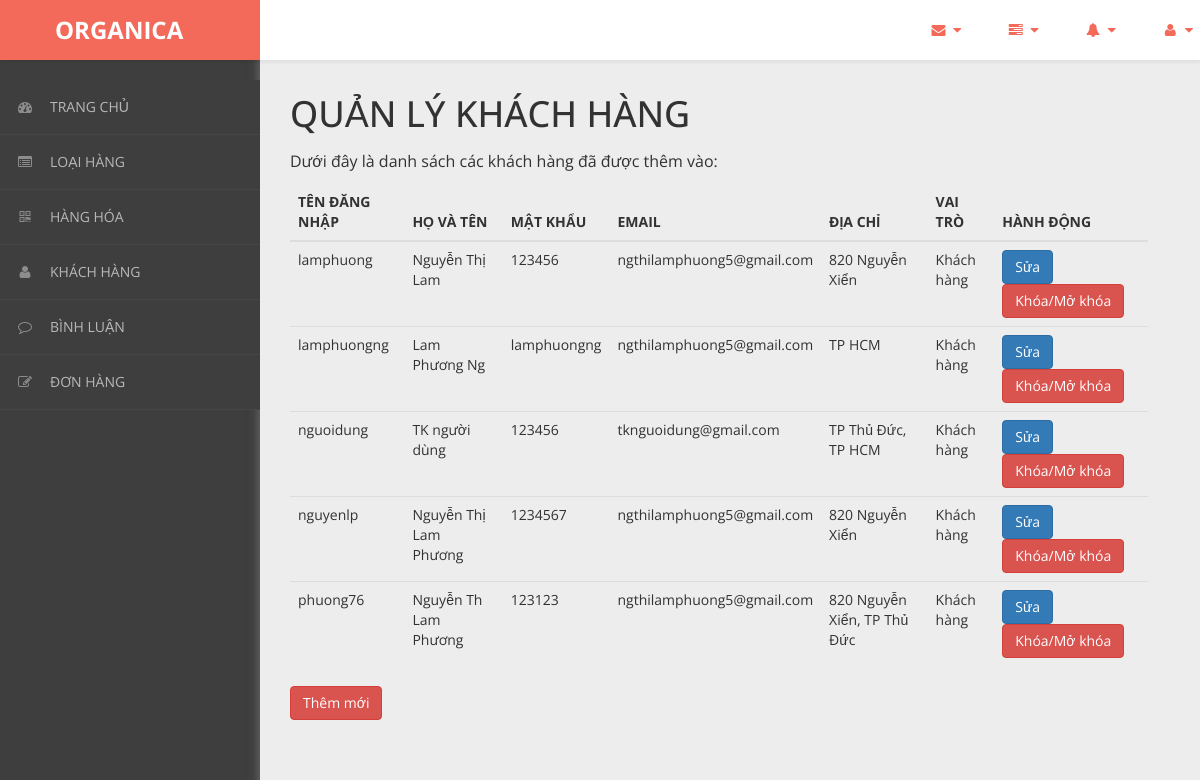
The app's page /admin/content/khach-hang/khach-hang-list.php with its own data.
### tables this page shows
CREATE TABLE `khach_hang` (
  `ma_kh` varchar(50) NOT NULL,
  `ho_ten` varchar(50) NOT NULL,
  `mat_khau` varchar(50) NOT NULL,
  `email` varchar(50) NOT NULL,
  `dia_chi` varchar(50) NOT NULL,
  `vai_tro` int(11) NOT NULL DEFAULT 0
);

### admin/dao/pdo.php (called while the page is built, shortened)
<?php
    function pdo_get_connection(){
        $pdo = new PDO("mysql:host=localhost;dbname=staffcoffee",'root','');
        $pdo->setAttribute(PDO::ATTR_ERRMODE, PDO::ERRMODE_EXCEPTION);
        return $pdo;
    }
    function pdo_query($sql){
        $sql_args = array_slice(func_get_args(),1);
        try{
            $conn = pdo_get_connection();
            $stmt = $conn ->prepare($sql);
            $stmt -> execute($sql_args);
            $rows = $stmt -> fetchAll();
            return $rows;
        }catch(PDOException $e){
            throw $e;
        }finally{
            unset($conn);
        }
    }
    ?>

### admin/dao/khach-hang.php (called while the page is built, shortened)
<?php
    require_once ('pdo.php');
    function khach_hang_select_all(){
        $sql = "SELECT * FROM khach_hang where vai_tro!=1";
        return pdo_query($sql);
    }
?>

### admin/content/khach-hang/khach-hang-list.php (the view, shortened to what this page needs)
<!DOCTYPE html>
<html xmlns="http://www.w3.org/1999/xhtml">
<head>
    <link href="../../../css/admin/css/bootstrap.css" rel="stylesheet" />
    <link href="../../../css/admin/css/font-awesome.css" rel="stylesheet" />
    <link href="../../../css/admin/css/custom-styles.css" rel="stylesheet" />
</head>
<body>
    <div id="wrapper">
        <nav class="navbar navbar-default top-navbar" role="navigation">
            <div class="navbar-header">
                <a class="navbar-brand" href="../../../../RauCuQuaOrganica/trang-chinh/"><strong style = "margin-left: 40px;">ORGANICA</strong></a>
            </div>
            <ul class="nav navbar-top-links navbar-right">
                <li class="dropdown">
                    <a class="dropdown-toggle" data-toggle="dropdown" href="#" aria-expanded="false">
                        <i class="fa fa-envelope fa-fw"></i> <i class="fa fa-caret-down"></i>
                    </a>
                </li>
                <li class="dropdown">
                    <a class="dropdown-toggle" data-toggle="dropdown" href="#" aria-expanded="false">
                        <i class="fa fa-tasks fa-fw"></i> <i class="fa fa-caret-down"></i>
                    </a>
                </li>
                <li class="dropdown">
                    <a class="dropdown-toggle" data-toggle="dropdown" href="#" aria-expanded="false">
                        <i class="fa fa-bell fa-fw"></i> <i class="fa fa-caret-down"></i>
                    </a>
                </li>
                <li class="dropdown">
                    <a class="dropdown-toggle" data-toggle="dropdown" href="#" aria-expanded="false">
                        <i class="fa fa-user fa-fw"></i> <i class="fa fa-caret-down"></i>
                    </a>
                </li>
            </ul>
        </nav>
        <nav class="navbar-default navbar-side" role="navigation">
            <div class="sidebar-collapse">
                <ul class="nav" id="main-menu">
                <li>
                        <a href="../thong-ke/thong-ke-list.php"><i class="fa fa-dashboard"></i>TRANG CHỦ</a>
                    </li>
                    <li>
                        <a href="../loai-hang/loai-hang-list.php"><i class="fa fa-list-alt" aria-hidden="true"></i>LOẠI HÀNG</a>
                    </li>
                    <li>
                        <a href="../hang-hoa/hang-hoa-list.php"><i class="fa fa-qrcode"></i>HÀNG HÓA</a>
                    </li>
                    <li>
                        <a href="../khach-hang/khach-hang-list.php"><i class="fa fa-user"></i>KHÁCH HÀNG</a>
                    </li>
                    <li>
                        <a href="../binh-luan/binh-luan-list.php"><i class="fa fa-comment-o" aria-hidden="true"></i>BÌNH LUẬN</a>
                    </li>
                    <li>
                        <a href="../hoa-don/hoa-don-list.php"><i class="fa fa-edit"></i>ĐƠN HÀNG</a>
                    </li>
                </ul>
            </div>
        </nav>
        <div id="page-wrapper">
		  <div class="header">
                        <div class="page-header">
                            <h1>QUẢN LÝ KHÁCH HÀNG</h1>
                            <p>Dưới đây là danh sách các khách hàng đã được thêm vào: </p>
                            <?php
                                require_once ('../../dao/khach-hang.php');
                                $items = khach_hang_select_all();
                            ?>
                            <table class="table table-hover">
                                <thead>
                                  <tr>
                                    <th>TÊN ĐĂNG NHẬP</th>
                                    <th>HỌ VÀ TÊN</th>
                                    <th>MẬT KHẨU</th>
                                    <th>EMAIL</th>
                                    <th>ĐỊA CHỈ</th>
                                    <th>VAI TRÒ</th>
                                    <th>HÀNH ĐỘNG</th>
                                  </tr>
                                </thead>
                                <tbody>
                                <?php foreach($items as $item){
                                     extract($item);
                                    ?>
                                  <tr>
                                    <td><?=$ma_kh?></td>
                                    <td><?=$ho_ten?></td>
                                    <td><?=$mat_khau?></td>
                                    <td><?=$email?></td>
                                    <td><?=$dia_chi?></td>
                                    <td><?php if($vai_tro == 0){
                                        echo "Khách hàng";
                                    }else{
                                        echo "Admin";
                                    } ?></td>
                                    <td>
                                        <a href="khach-hang-update.php?ma_kh=<?=$ma_kh?>"><button class="btn btn-primary">Sửa</button></a>
                                        <a href="khach-hang-delete.php?ma_kh=<?=$ma_kh?>"><button class="btn btn-danger">Khóa/Mở khóa</button></a>
                                    </td>
                                  </tr>
                                <?php } ?>
                                </tbody>
                              </table>
                            <a href="../khach-hang/khach-hang-new.php"><button class="btn btn-danger">Thêm mới</button></a>
                        </div>
		</div>
            </div>
        </div>
</body>
</html>

### css/admin/css/custom-styles.css (style rules this page uses)
body { font-family: 'Open Sans', sans-serif; background: #3E3E3E; }
#wrapper { width: 100%; }
#page-wrapper { padding: 15px 15px; min-height: 600px; background: #EDEDED; }
h1, .h1, h2, .h2, h3, .h3 { margin-top: 7px; margin-bottom: -5px; }
p { font-size:16px; line-height:25px; padding-top:20px; }
.navbar-side { z-index: 0; }
.navbar-side .nav > li > a > i { color: #8C8C8C;padding: 8px;width: 30px;text-align: center; }
.top-navbar { position: fixed; width: 100%; z-index: 300; -webkit-box-shadow: 0 3px 3px rgba(0, 0, 0, 0.05); -moz-box-shadow: 0 3px 3px rgba(0, 0, 0, 0.05); box-shadow: 0 3px 3px rgba(0, 0, 0, 0.05); }
.navbar-side { z-index: 1; position: fixed; width: 260px; top: 80px; }
#page-wrapper { position: relative; top: 55px; box-shadow: 0 0 10px #757575; -moz-box-shadow: 0 0 10px #757575; -webkit-box-shadow: 0 0 10px #757575; }
.page-header { margin: 0;border-bottom: 1px solid transparent;text-align: left;background-color: rgb(237, 237, 237);padding: 32px 22px 32px 0;color: #323232; }
.header { margin: 0 30px; }
.top-navbar { margin:0px; }
.top-navbar .navbar-brand { color: #fff;width: 260px;text-align: left;height: 60px;font-size: 24px;font-weight: 700;line-height: 30px;background: #F36A5A; }
.top-navbar .nav > li { position: relative; display: inline-block; margin: 0px; padding: 0px; }
.top-navbar .nav > li > a { position: relative; display: block; padding: 20px;color: #FFFFFF; margin: 0px; }
.sidebar-collapse , .sidebar-collapse .nav { background:none; }
.sidebar-collapse .nav { padding:0; }
.sidebar-collapse .nav > li > a { color: #B8B8B8; background:transparent; text-shadow:none; font-size: 14px; }
.sidebar-collapse > .nav > li > a { padding: 12px 10px; }
.sidebar-collapse > .nav > li { border-bottom: 1px solid rgba(107, 108, 109, 0.19); }
.navbar-side { border:none; background: #3E3E3E; }
.top-navbar { background: #FFFFFF; border-bottom:none; }
.top-navbar .nav > li > a > i { margin-right: 2px; }
.navbar-default { border:0px solid black; }
.navbar-header { background: transparent; }
.nav > li > a > i { margin-right:10px; color: rgb(243, 106, 90); }
@media (min-width:768px) { #page-wrapper { margin: 0 0 0 260px; padding: 0; min-height: 1200px; } }
@media (min-width:768px) { .navbar-side { width: 260px; z-index: 1; } }
@media (min-width:768px) { .navbar { border-radius: 0px; } }

### records on screen
khach_hang: ma_kh "lamphuong", ho_ten "Nguyễn Thị Lam", mat_khau "123456", email "ngthilamphuong5@gmail.com", dia_chi "820 Nguyễn Xiển", vai_tro "Khách hàng"
khach_hang: ma_kh "lamphuongng", ho_ten "Lam Phương Ng", mat_khau "lamphuongng", email "ngthilamphuong5@gmail.com", dia_chi "TP HCM", vai_tro "Khách hàng"
khach_hang: ma_kh "nguoidung", ho_ten "TK người dùng", mat_khau "123456", email "tknguoidung@gmail.com", dia_chi "TP Thủ Đức, TP HCM", vai_tro "Khách hàng"
khach_hang: ma_kh "nguyenlp", ho_ten "Nguyễn Thị Lam Phương", mat_khau "1234567", email "ngthilamphuong5@gmail.com", dia_chi "820 Nguyễn Xiển", vai_tro "Khách hàng"
khach_hang: ma_kh "phuong76", ho_ten "Nguyễn Th Lam Phương", mat_khau "123123", email "ngthilamphuong5@gmail.com", dia_chi "820 Nguyễn Xiển, TP Thủ Đức", vai_tro "Khách hàng"
